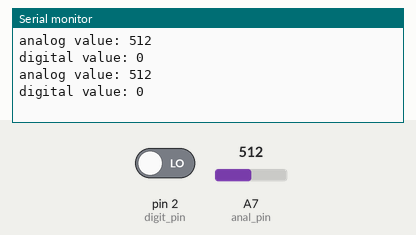
A sketch run on a simulated Arduino Nano, built with avr-gcc and run on an emulated ATmega328P. Shown: the last lines printed to the serial monitor. The inputs (shaded band) are chosen by the test bench; at power-on: A7 (anal_pin) = 512, pin 2 (digit_pin) LOW.

Above: at 1.8 s.
1.9 s: A7 (anal_pin) set to 716
At 2.6 s:
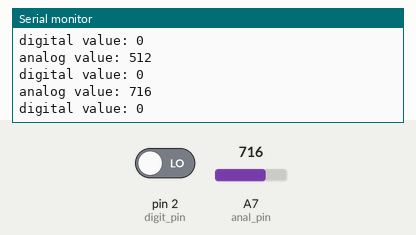
3.4 s: pin 2 (digit_pin) driven HIGH
At 4.7 s:
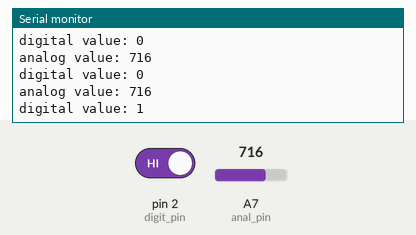
4.9 s: A7 (anal_pin) set to 900
At 5.8 s:
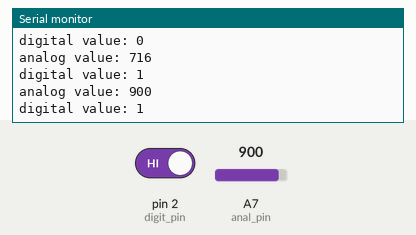
Timing chart, 0 to 7.9 s (numbered marks = the images above; inputs shaded):
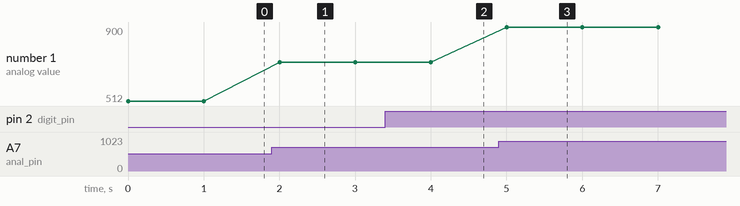

Measured:
- after the input at 1.9 s, the serial monitor: prints a new line after 0.10 s (image 1)
- after the input at 3.4 s, the serial monitor: prints a new line after 0.62 s (image 2)
- after the input at 4.9 s, the serial monitor: prints a new line after 0.10 s (image 3)
- plotted number 1: 512 → 716 after the input at 1.9 s, 716 → 900 after the input at 4.9 s

The sketch:

digital_and_analog_read.ino
```cpp
int anal_pin = A7; //musí být analog pin
int digit_pin = 2; //pullup nebo down podle toho co je "default"

void setup() {
  Serial.begin(9600);

  pinMode(anal_pin, INPUT);
  pinMode(digit_pin, INPUT); //INPUT_PULLUP (PULLDOWN)
}

void loop() {
  int analog_value = analogRead(anal_pin);
  int digit_value =  digitalRead(digit_pin);

  Serial.print("analog value: ");
  Serial.println(analog_value);
  Serial.print("digital value: ");
  Serial.println(digit_value);

  delay(1000);
}
```
